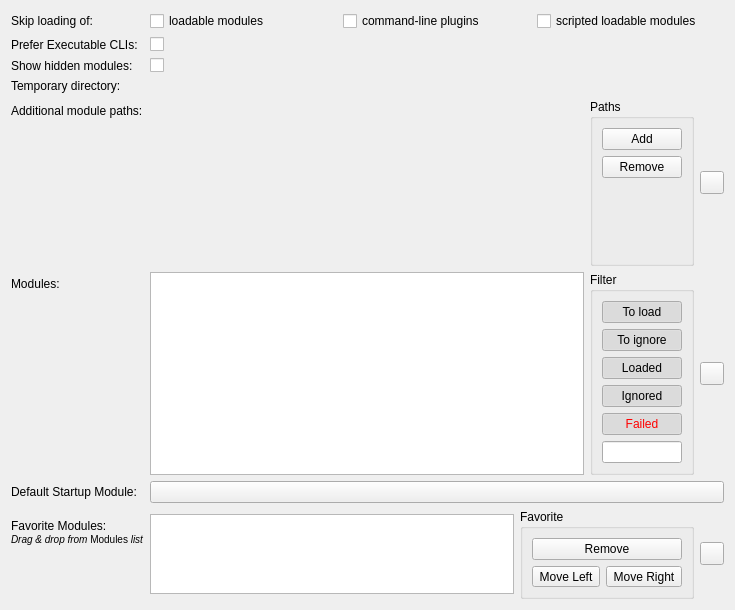
<?xml version="1.0" encoding="UTF-8"?>
<ui version="4.0">
 <class>qSlicerSettingsModulesPanel</class>
 <widget class="ctkSettingsPanel" name="qSlicerSettingsModulesPanel">
  <property name="geometry">
   <rect>
    <x>0</x>
    <y>0</y>
    <width>735</width>
    <height>610</height>
   </rect>
  </property>
  <property name="windowTitle">
   <string>Module</string>
  </property>
  <layout class="QFormLayout" name="formLayout">
   <property name="fieldGrowthPolicy">
    <enum>QFormLayout::AllNonFixedFieldsGrow</enum>
   </property>
   <item row="0" column="0">
    <widget class="QLabel" name="LoadLoadableModulesLabel">
     <property name="text">
      <string>Skip loading of:</string>
     </property>
    </widget>
   </item>
   <item row="2" column="0">
    <widget class="QLabel" name="ShowHiddenModulesLabel">
     <property name="text">
      <string>Show hidden modules:</string>
     </property>
    </widget>
   </item>
   <item row="2" column="1">
    <widget class="QCheckBox" name="ShowHiddenModulesCheckBox">
     <property name="text">
      <string/>
     </property>
    </widget>
   </item>
   <item row="3" column="0">
    <widget class="QLabel" name="TemporaryDirectoryLabel">
     <property name="text">
      <string>Temporary directory:</string>
     </property>
    </widget>
   </item>
   <item row="3" column="1">
    <widget class="ctkDirectoryButton" name="TemporaryDirectoryButton" native="true"/>
   </item>
   <item row="4" column="0">
    <widget class="QLabel" name="AdditionalModulePathsLabel">
     <property name="text">
      <string>Additional module paths:</string>
     </property>
    </widget>
   </item>
   <item row="4" column="1">
    <widget class="QWidget" name="AdditionalModulePathsWidget" native="true">
     <layout class="QHBoxLayout" name="horizontalLayout_2">
      <property name="margin">
       <number>0</number>
      </property>
      <item>
       <widget class="qSlicerDirectoryListView" name="AdditionalModulePathsView" native="true">
        <property name="sizePolicy">
         <sizepolicy hsizetype="MinimumExpanding" vsizetype="Preferred">
          <horstretch>0</horstretch>
          <verstretch>0</verstretch>
         </sizepolicy>
        </property>
       </widget>
      </item>
      <item>
       <widget class="QGroupBox" name="groupBox">
        <property name="title">
         <string>Paths</string>
        </property>
        <layout class="QVBoxLayout" name="verticalLayout_2">
         <item>
          <widget class="QPushButton" name="AddAdditionalModulePathButton">
           <property name="text">
            <string>Add</string>
           </property>
          </widget>
         </item>
         <item>
          <widget class="QPushButton" name="RemoveAdditionalModulePathButton">
           <property name="text">
            <string>Remove</string>
           </property>
          </widget>
         </item>
         <item>
          <spacer name="verticalSpacer">
           <property name="orientation">
            <enum>Qt::Vertical</enum>
           </property>
           <property name="sizeHint" stdset="0">
            <size>
             <width>20</width>
             <height>40</height>
            </size>
           </property>
          </spacer>
         </item>
        </layout>
       </widget>
      </item>
      <item>
       <widget class="ctkExpandButton" name="AdditionalModulePathMoreButton">
        <property name="checked">
         <bool>false</bool>
        </property>
        <property name="mirrorOnExpand" stdset="0">
         <bool>true</bool>
        </property>
       </widget>
      </item>
     </layout>
    </widget>
   </item>
   <item row="6" column="0">
    <widget class="QLabel" name="DisableModulesLabel">
     <property name="toolTip">
      <string>when checking/unchecking a module, its dependencies are checked/unchecked accordingly</string>
     </property>
     <property name="text">
      <string>Modules:</string>
     </property>
    </widget>
   </item>
   <item row="6" column="1">
    <layout class="QHBoxLayout" name="horizontalLayout">
     <item>
      <widget class="qSlicerModulesListView" name="DisableModulesListView">
       <property name="minimumSize">
        <size>
         <width>0</width>
         <height>140</height>
        </size>
       </property>
       <property name="horizontalScrollBarPolicy">
        <enum>Qt::ScrollBarAlwaysOff</enum>
       </property>
       <property name="editTriggers">
        <set>QAbstractItemView::NoEditTriggers</set>
       </property>
       <property name="dragDropMode">
        <enum>QAbstractItemView::DragOnly</enum>
       </property>
       <property name="alternatingRowColors">
        <bool>false</bool>
       </property>
       <property name="checkBoxVisible" stdset="0">
        <bool>true</bool>
       </property>
      </widget>
     </item>
     <item>
      <widget class="QGroupBox" name="FilterGroupBox">
       <property name="title">
        <string>Filter</string>
       </property>
       <layout class="QVBoxLayout" name="verticalLayout_3">
        <property name="sizeConstraint">
         <enum>QLayout::SetMinimumSize</enum>
        </property>
        <item>
         <widget class="ctkCheckablePushButton" name="FilterToLoadPushButton">
          <property name="toolTip">
           <string>Hide modules to load at startup</string>
          </property>
          <property name="text">
           <string>To load</string>
          </property>
          <property name="checkable">
           <bool>true</bool>
          </property>
          <property name="checked">
           <bool>true</bool>
          </property>
          <property name="checkBoxControlsButton" stdset="0">
           <bool>false</bool>
          </property>
          <property name="checkBoxUserCheckable" stdset="0">
           <bool>false</bool>
          </property>
         </widget>
        </item>
        <item>
         <widget class="ctkCheckablePushButton" name="FilterToIgnorePushButton">
          <property name="toolTip">
           <string>Hide modules to ignore at startup</string>
          </property>
          <property name="text">
           <string>To ignore</string>
          </property>
          <property name="checkable">
           <bool>true</bool>
          </property>
          <property name="checked">
           <bool>true</bool>
          </property>
          <property name="checkBoxControlsButton" stdset="0">
           <bool>false</bool>
          </property>
          <property name="checkBoxUserCheckable" stdset="0">
           <bool>false</bool>
          </property>
         </widget>
        </item>
        <item>
         <widget class="QPushButton" name="FilterLoadedPushButton">
          <property name="toolTip">
           <string>Hide loaded modules</string>
          </property>
          <property name="text">
           <string>Loaded</string>
          </property>
          <property name="checkable">
           <bool>true</bool>
          </property>
          <property name="checked">
           <bool>true</bool>
          </property>
         </widget>
        </item>
        <item>
         <widget class="QPushButton" name="FilterIgnoredPushButton">
          <property name="palette">
           <palette>
            <active>
             <colorrole role="ButtonText">
              <brush brushstyle="SolidPattern">
               <color alpha="255">
                <red>106</red>
                <green>104</green>
                <blue>100</blue>
               </color>
              </brush>
             </colorrole>
            </active>
            <inactive>
             <colorrole role="ButtonText">
              <brush brushstyle="SolidPattern">
               <color alpha="255">
                <red>0</red>
                <green>0</green>
                <blue>0</blue>
               </color>
              </brush>
             </colorrole>
            </inactive>
            <disabled>
             <colorrole role="ButtonText">
              <brush brushstyle="SolidPattern">
               <color alpha="255">
                <red>106</red>
                <green>104</green>
                <blue>100</blue>
               </color>
              </brush>
             </colorrole>
            </disabled>
           </palette>
          </property>
          <property name="toolTip">
           <string>Hide ignored modules</string>
          </property>
          <property name="text">
           <string>Ignored</string>
          </property>
          <property name="checkable">
           <bool>true</bool>
          </property>
          <property name="checked">
           <bool>true</bool>
          </property>
         </widget>
        </item>
        <item>
         <widget class="QPushButton" name="FilterFailedPushButton">
          <property name="palette">
           <palette>
            <active>
             <colorrole role="ButtonText">
              <brush brushstyle="SolidPattern">
               <color alpha="255">
                <red>255</red>
                <green>0</green>
                <blue>0</blue>
               </color>
              </brush>
             </colorrole>
            </active>
            <inactive>
             <colorrole role="ButtonText">
              <brush brushstyle="SolidPattern">
               <color alpha="255">
                <red>255</red>
                <green>0</green>
                <blue>0</blue>
               </color>
              </brush>
             </colorrole>
            </inactive>
            <disabled>
             <colorrole role="ButtonText">
              <brush brushstyle="SolidPattern">
               <color alpha="255">
                <red>106</red>
                <green>104</green>
                <blue>100</blue>
               </color>
              </brush>
             </colorrole>
            </disabled>
           </palette>
          </property>
          <property name="toolTip">
           <string>Hide Failed to load modules</string>
          </property>
          <property name="text">
           <string>Failed</string>
          </property>
          <property name="checkable">
           <bool>true</bool>
          </property>
          <property name="checked">
           <bool>true</bool>
          </property>
         </widget>
        </item>
        <item>
         <widget class="ctkSearchBox" name="FilterTitleSearchBox">
          <property name="sizePolicy">
           <sizepolicy hsizetype="Ignored" vsizetype="Fixed">
            <horstretch>0</horstretch>
            <verstretch>0</verstretch>
           </sizepolicy>
          </property>
          <property name="showSearchIcon" stdset="0">
           <bool>true</bool>
          </property>
         </widget>
        </item>
        <item>
         <spacer name="verticalSpacer_3">
          <property name="orientation">
           <enum>Qt::Vertical</enum>
          </property>
          <property name="sizeHint" stdset="0">
           <size>
            <width>0</width>
            <height>0</height>
           </size>
          </property>
         </spacer>
        </item>
       </layout>
      </widget>
     </item>
     <item>
      <widget class="ctkExpandButton" name="FilterMoreButton">
       <property name="checked">
        <bool>false</bool>
       </property>
       <property name="mirrorOnExpand" stdset="0">
        <bool>true</bool>
       </property>
      </widget>
     </item>
    </layout>
   </item>
   <item row="7" column="0">
    <widget class="QLabel" name="HomeModuleLabel">
     <property name="text">
      <string>Default Startup Module:</string>
     </property>
    </widget>
   </item>
   <item row="7" column="1">
    <widget class="QPushButton" name="HomeModuleButton">
     <property name="text">
      <string/>
     </property>
    </widget>
   </item>
   <item row="8" column="0">
    <widget class="QLabel" name="FavoritesModulesLabel">
     <property name="sizePolicy">
      <sizepolicy hsizetype="Preferred" vsizetype="Preferred">
       <horstretch>0</horstretch>
       <verstretch>0</verstretch>
      </sizepolicy>
     </property>
     <property name="toolTip">
      <string>Add to the list by dragging modules from the above &quot;Modules&quot; list. Note: modules with no icons will not appear in the toolbar.</string>
     </property>
     <property name="text">
      <string>Favorite Modules:&lt;br&gt;&lt;small&gt;&lt;i&gt;Drag &amp;amp; drop from &lt;/i&gt;Modules&lt;i&gt; list&lt;/i&gt;&lt;/small&gt;</string>
     </property>
     <property name="wordWrap">
      <bool>true</bool>
     </property>
    </widget>
   </item>
   <item row="8" column="1">
    <layout class="QHBoxLayout" name="horizontalLayout_3">
     <item>
      <widget class="qSlicerModulesListView" name="FavoritesModulesListView">
       <property name="maximumSize">
        <size>
         <width>16777215</width>
         <height>80</height>
        </size>
       </property>
       <property name="verticalScrollBarPolicy">
        <enum>Qt::ScrollBarAlwaysOff</enum>
       </property>
       <property name="editTriggers">
        <set>QAbstractItemView::NoEditTriggers</set>
       </property>
       <property name="dragDropMode">
        <enum>QAbstractItemView::DragDrop</enum>
       </property>
       <property name="defaultDropAction">
        <enum>Qt::CopyAction</enum>
       </property>
       <property name="selectionMode">
        <enum>QAbstractItemView::SingleSelection</enum>
       </property>
       <property name="iconSize">
        <size>
         <width>32</width>
         <height>32</height>
        </size>
       </property>
       <property name="flow">
        <enum>QListView::LeftToRight</enum>
       </property>
       <property name="isWrapping" stdset="0">
        <bool>false</bool>
       </property>
       <property name="viewMode">
        <enum>QListView::IconMode</enum>
       </property>
       <property name="uniformItemSizes">
        <bool>false</bool>
       </property>
       <property name="wordWrap">
        <bool>true</bool>
       </property>
      </widget>
     </item>
     <item>
      <widget class="QGroupBox" name="FavoritesMoreGroupBox">
       <property name="toolTip">
        <string>Add to the list by dragging modules from the above &quot;Modules&quot; list</string>
       </property>
       <property name="title">
        <string>Favorite</string>
       </property>
       <layout class="QGridLayout" name="gridLayout">
        <item row="0" column="0" colspan="2">
         <widget class="QPushButton" name="FavoritesRemoveButton">
          <property name="toolTip">
           <string>Remove selected module from favorites</string>
          </property>
          <property name="text">
           <string>Remove</string>
          </property>
         </widget>
        </item>
        <item row="2" column="0">
         <widget class="QToolButton" name="FavoritesMoveLeftButton">
          <property name="toolTip">
           <string>Move to the left</string>
          </property>
          <property name="text">
           <string>Move Left</string>
          </property>
         </widget>
        </item>
        <item row="2" column="1">
         <widget class="QToolButton" name="FavoritesMoveRightButton">
          <property name="toolTip">
           <string>Move to the right</string>
          </property>
          <property name="text">
           <string>Move Right</string>
          </property>
         </widget>
        </item>
       </layout>
      </widget>
     </item>
     <item>
      <widget class="ctkExpandButton" name="FavoritesMoreButton">
       <property name="checked">
        <bool>false</bool>
       </property>
       <property name="mirrorOnExpand" stdset="0">
        <bool>true</bool>
       </property>
      </widget>
     </item>
    </layout>
   </item>
   <item row="1" column="0">
    <widget class="QLabel" name="PreferExecutableCLILabel">
     <property name="toolTip">
      <string>To limit memory consumption, loading executable CLIs is prefered as they don't load in Slicer's memory</string>
     </property>
     <property name="text">
      <string>Prefer Executable CLIs:</string>
     </property>
    </widget>
   </item>
   <item row="1" column="1">
    <widget class="QCheckBox" name="PreferExecutableCLICheckBox">
     <property name="text">
      <string/>
     </property>
    </widget>
   </item>
   <item row="0" column="1">
    <layout class="QHBoxLayout" name="horizontalLayout_4">
     <item>
      <widget class="QCheckBox" name="LoadLoadableModulesCheckBox">
       <property name="toolTip">
        <string>To temporarilly disable, pass --disable-loadable-modules on the command line</string>
       </property>
       <property name="text">
        <string>loadable modules</string>
       </property>
      </widget>
     </item>
     <item>
      <widget class="QCheckBox" name="LoadCommandLineModulesCheckBox">
       <property name="toolTip">
        <string>To temporarily disable, pass --disable-cli-modules on the command line</string>
       </property>
       <property name="text">
        <string>command-line plugins</string>
       </property>
      </widget>
     </item>
     <item>
      <widget class="QCheckBox" name="LoadScriptedLoadableModulesCheckBox">
       <property name="toolTip">
        <string>To temporarily disable, pass  --disable-scripted-loadable-modules on the command line</string>
       </property>
       <property name="text">
        <string>scripted loadable modules</string>
       </property>
      </widget>
     </item>
    </layout>
   </item>
  </layout>
 </widget>
 <customwidgets>
  <customwidget>
   <class>ctkSettingsPanel</class>
   <extends>QWidget</extends>
   <header>ctkSettingsPanel.h</header>
   <container>1</container>
  </customwidget>
  <customwidget>
   <class>qSlicerModulesListView</class>
   <extends>QListView</extends>
   <header>qSlicerModulesListView.h</header>
  </customwidget>
  <customwidget>
   <class>ctkCheckablePushButton</class>
   <extends>QPushButton</extends>
   <header>ctkCheckablePushButton.h</header>
  </customwidget>
  <customwidget>
   <class>ctkDirectoryButton</class>
   <extends>QWidget</extends>
   <header>ctkDirectoryButton.h</header>
  </customwidget>
  <customwidget>
   <class>ctkExpandButton</class>
   <extends>QToolButton</extends>
   <header>ctkExpandButton.h</header>
  </customwidget>
  <customwidget>
   <class>ctkSearchBox</class>
   <extends>QLineEdit</extends>
   <header>ctkSearchBox.h</header>
  </customwidget>
  <customwidget>
   <class>qSlicerDirectoryListView</class>
   <extends>QWidget</extends>
   <header>qSlicerDirectoryListView.h</header>
   <container>1</container>
  </customwidget>
 </customwidgets>
 <resources/>
 <connections>
  <connection>
   <sender>FilterMoreButton</sender>
   <signal>toggled(bool)</signal>
   <receiver>FilterGroupBox</receiver>
   <slot>setVisible(bool)</slot>
   <hints>
    <hint type="sourcelabel">
     <x>646</x>
     <y>714</y>
    </hint>
    <hint type="destinationlabel">
     <x>618</x>
     <y>715</y>
    </hint>
   </hints>
  </connection>
  <connection>
   <sender>FavoritesMoreButton</sender>
   <signal>toggled(bool)</signal>
   <receiver>FavoritesMoreGroupBox</receiver>
   <slot>setVisible(bool)</slot>
   <hints>
    <hint type="sourcelabel">
     <x>643</x>
     <y>163</y>
    </hint>
    <hint type="destinationlabel">
     <x>613</x>
     <y>161</y>
    </hint>
   </hints>
  </connection>
  <connection>
   <sender>AdditionalModulePathMoreButton</sender>
   <signal>toggled(bool)</signal>
   <receiver>groupBox</receiver>
   <slot>setVisible(bool)</slot>
   <hints>
    <hint type="sourcelabel">
     <x>640</x>
     <y>427</y>
    </hint>
    <hint type="destinationlabel">
     <x>617</x>
     <y>471</y>
    </hint>
   </hints>
  </connection>
 </connections>
</ui>
